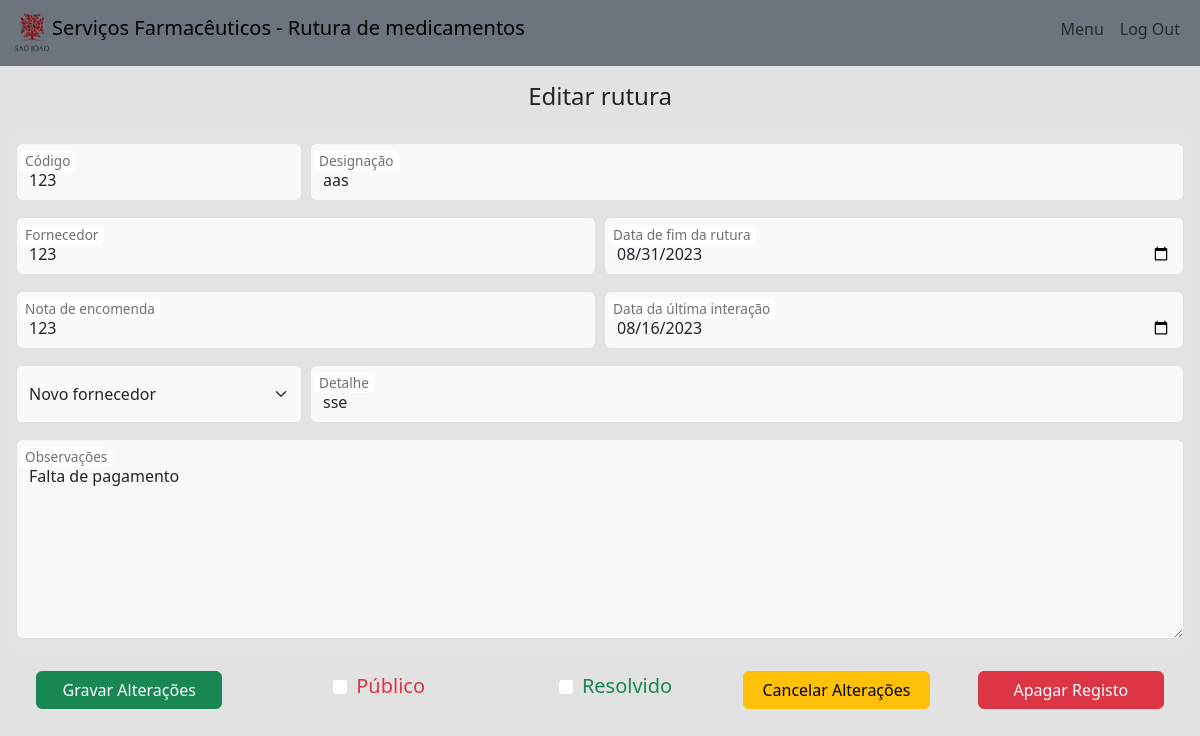
Page /edit/10 (signed in) on the committed database.
### tables this page shows
CREATE TABLE "ruts" (
	"id"	INTEGER,
	"code"	INTEGER,
	"desig"	TEXT,
	"forn"	TEXT,
	"order_nr"	INTEGER,
	"end_date"	TEXT,
	"last_date"	TEXT,
	"alternative"	TEXT,
	"detail"	TEXT,
	"obs"	TEXT,
	"created"	TEXT,
	"public"	TEXT DEFAULT 'false',
	"solved"	TEXT DEFAULT 'false',
	PRIMARY KEY("id" AUTOINCREMENT)
);

### main.py (the view)
@app.route('/edit/<id>', methods=('GET', 'POST'))
@login_required
def edit(id):
    if request.method == 'POST':
        data = request.form
        try:
            public = data['public']
        except:
            public = 'false'
        try:
            solved = data['solved']
        except:
            solved = 'false'
        con = sql_open()
        con.execute("UPDATE ruts SET code = ?, desig = ?, forn = ?, order_nr = ?, end_date = ?, last_date = ?, alternative = ?, detail = ?, obs = ?, public = ?, solved = ? WHERE id = ?", (data['code'], data['desig'], data['forn'], data['order'], data['enddate'],data['lastdate'], data['alter'], data['detail'], data['obs'], public, solved , id))
        con.commit()
        con.close()
        flash('Registo alterado com sucesso')
        return redirect(url_for('details', id=id))
    else:
        con = sql_open()
        cursor = con.cursor()
        cursor.execute("SELECT * FROM ruts WHERE id=?", (id,))
        data = cursor.fetchone()
        alter = json.dumps(data['alternative'])
        return render_template('editform.html', data=data, alter=alter)

### helpers.py (called while the page is built)
def login_required(f):
    @wraps(f)
    def decorated_function(*args, **kwargs):
        if session['name'] is None:
            return redirect(url_for('login'))
        return f(*args, **kwargs)
    return decorated_function

### main.py (called while the page is built)
def sql_open():
    con = sql.connect('database.db')
    con.row_factory = sql.Row
    return con

### templates/editform.html (shortened to what this page needs)
{% extends 'home.html'%}
{% block main%}
<div class="newform-bg pt-3">
    <h4 class="text-center">Editar rutura</h4>
<form id="editform" class="m-3 mt-4" action="{{ url_for('edit', id = data['id']) }}" method="POST">
    <div class="row g-2 bg-secondary-subtle add-form">
        <div class="form-floating col-lg-3 mt-3">
            <input name="code" id="code" type="number" class="form-control bg-light" placeholder="" required autocomplete="off" value="{{ data['code'] }}">
            <label for="code">Código</label>
        </div>
        <div class="form-floating col-lg-9 mt-3">
            <input name="desig" id="desig" type="text" class="form-control bg-light" placeholder="" required autocomplete="off" value="{{ data['desig'] }}">
            <label for="desig">Designação</label>
        </div>
        <div class="form-floating col-lg-6 mt-3">
            <input name="forn" id="forn" type="text" class="form-control bg-light" placeholder="" required autocomplete="off" value="{{ data['forn'] }}">
            <label for="forn">Fornecedor</label>
        </div>
        <div class="form-floating col-lg-6 mt-3">
            <input name="enddate" id="enddate" type="date" class="form-control bg-light" placeholder="" required value="{{ data['end_date'] }}">
            <label for="enddate" class="bg-body-transparent m-0">Data de fim da rutura</label>
        </div>
        <div class="form-floating col-lg-6 mt-3">
            <input name="order" id="order" type="number" class="form-control bg-light" placeholder="" required autocomplete="off" value="{{ data['order_nr'] }}">
            <label for="order" class="bg-body-transparent m-0">Nota de encomenda</label>
        </div>
        <div class="form-floating col-lg-6 mt-3">
            <input name="lastdate" id="lastdate" type="date" class="form-control bg-light" placeholder="" required value="{{ data['last_date'] }}">
            <label for="lastdate" class="bg-body-transparent m-0">Data da última interação</label>
        </div>
        <div class="col-lg-3 mt-3">
            <select name="alter" class="form-select bg-light col-3" style="height: 58px" id="alternative">
                <option value="newforn">Novo fornecedor</option>
            </select>
        </div>
        <div class="form-floating col-lg-9 mt-3">
            <input name="detail" id="detail" type="text" class="form-control bg-light" placeholder="" autocomplete="off" value="{{ data['detail'] }}">
            <label for="detail" class="bg-body-transparent m-0">Detalhe</label>
        </div>
        <div class="form-floating col-lg-12 mt-3 mb-3">
            <textarea name="obs" id="obs" class="form-control bg-light" style="height:200px" placeholder="" autocomplete="off">{{ data['obs'] }}</textarea>
            <label for="obs" class="bg-body-transparent">Observações</label>
        </div>
    </div>
    <div class="row g-2">
        <button type="submit" class="btn btn-success col m-4" form="editform">Gravar Alterações</button>
        <div class="form-check col m-4" style="display:flex; justify-content:center">
            {% if data['public'] == 'true' %}
            <input name="public" id="public" type="checkbox" class="form-check-input m-2" value="true" checked>
            {% else %}
            <input name="public" id="public" type="checkbox" class="form-check-input m-2" value="true">
            {% endif %}
            <label for="public" class="text-danger fs-5">Público</label>
        </div>
        <div class="form-check col m-4" style="display:flex; justify-content:center">
            {% if data['solved'] == 'true' %}
            <input name="solved" id="solved" type="checkbox" class="form-check-input m-2" value="true" checked>
            {% else %}
            <input name="solved" id="solved" type="checkbox" class="form-check-input m-2" value="true">
            {% endif %}
            <label for="solved" class="text-success fs-5">Resolvido</label>
        </div>
        <a href="{{ url_for('list', status='other') }}" class="btn btn-warning col m-4">Cancelar Alterações</a>
        <a href="#" class="btn btn-danger col m-4" id="delBtn">Apagar Registo</a>
    </div>
</form>
</div>
{% endblock main %}

### static/styles.css (style rules this page uses)
body, html { height: 100%; text-decoration: none; }
.add-form { border-radius: 15px }
.newform-bg { background-color: #e2e2e2; height: 91.6%; }
input[type='number'] { -moz-appearance: textfield; }

### rows in the picture
ruts: code "123", desig "aas", forn "123", enddate "08/31/2023", order "123", lastdate "08/16/2023", detail "sse", obs "Falta de pagamento"
